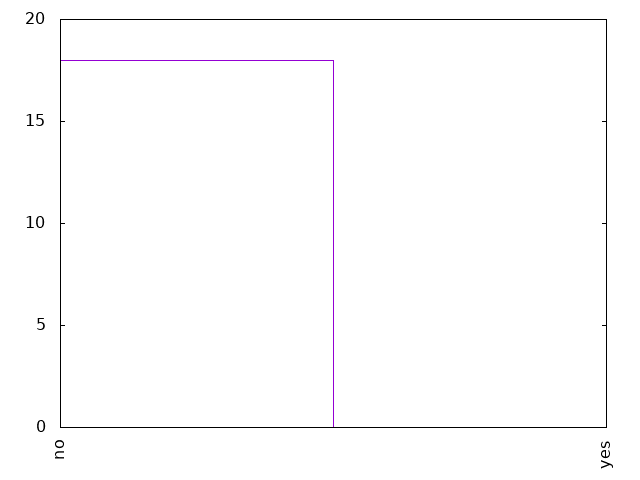

Source code (gnuplot):
set term png
set out "18-20schoolsup.png"
set key off
set xtics rotate
set yrange[0:20]

plot '18-20schoolsup.dat' using 1:xticlabel(2) with boxes
